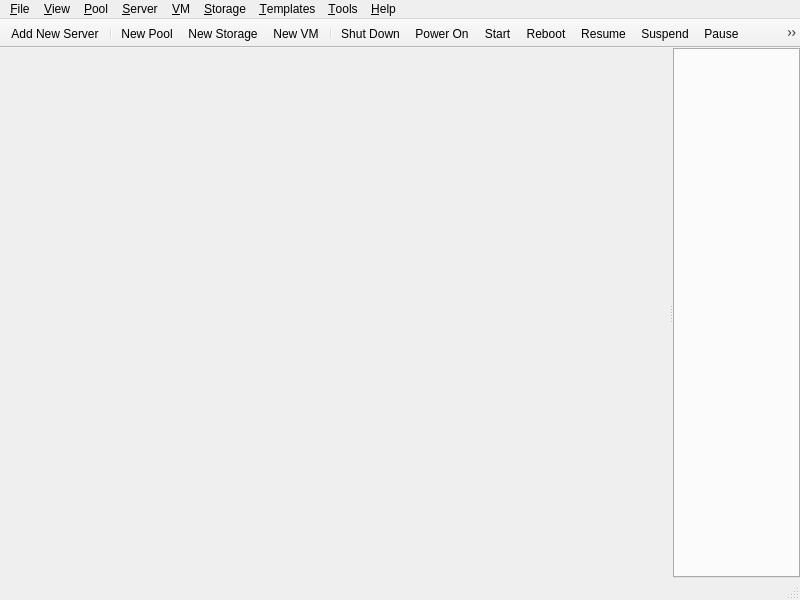
<?xml version="1.0" encoding="UTF-8"?>
<ui version="4.0">
 <class>MainWindow</class>
 <widget class="QMainWindow" name="MainWindow">
  <property name="geometry">
   <rect>
    <x>0</x>
    <y>0</y>
    <width>800</width>
    <height>600</height>
   </rect>
  </property>
  <property name="minimumSize">
   <size>
    <width>800</width>
    <height>600</height>
   </size>
  </property>
  <property name="windowTitle">
   <string>XenAdmin Qt</string>
  </property>
  <widget class="QWidget" name="centralwidget">
   <layout class="QVBoxLayout" name="verticalLayout">
    <property name="margin">
     <number>0</number>
    </property>
    <item>
     <widget class="QSplitter" name="centralSplitter">
      <property name="orientation">
       <enum>Qt::Horizontal</enum>
      </property>
      <widget class="NavigationPane" name="navigationPane" native="true">
       <property name="minimumSize">
        <size>
         <width>250</width>
         <height>0</height>
        </size>
       </property>
      </widget>
      <widget class="QTabWidget" name="mainTabWidget">
       <property name="currentIndex">
        <number>-1</number>
       </property>
      </widget>
     </widget>
    </item>
   </layout>
  </widget>
  <widget class="QMenuBar" name="menubar">
   <property name="geometry">
    <rect>
     <x>0</x>
     <y>0</y>
     <width>800</width>
     <height>22</height>
    </rect>
   </property>
   <widget class="QMenu" name="menuFile">
    <property name="title">
     <string>&amp;File</string>
    </property>
    <addaction name="connectAction"/>
    <addaction name="disconnectAction"/>
    <addaction name="separator"/>
    <addaction name="importAction"/>
    <addaction name="exportAction"/>
    <addaction name="separator"/>
    <addaction name="exitAction"/>
   </widget>
  <widget class="QMenu" name="menuView">
   <property name="title">
    <string>&amp;View</string>
   </property>
    <addaction name="viewTemplatesAction"/>
    <addaction name="viewCustomTemplatesAction"/>
    <addaction name="viewLocalStorageAction"/>
    <addaction name="viewMenuSeparator1"/>
    <addaction name="viewShowHiddenObjectsAction"/>
    <addaction name="viewMenuSeparator2"/>
    <addaction name="debugWindowAction"/>
   </widget>
   <widget class="QMenu" name="menuPool">
    <property name="title">
     <string>&amp;Pool</string>
    </property>
    <addaction name="AddPoolToolStripMenuItem"/>
    <addaction name="separator"/>
    <addaction name="addServerToolStripMenuItem"/>
    <addaction name="removeServerToolStripMenuItem"/>
    <addaction name="separator"/>
    <widget class="QMenu" name="menuHighAvailability">
     <property name="title">
      <string>High Availability</string>
     </property>
     <addaction name="toolStripMenuItemHaConfigure"/>
     <addaction name="toolStripMenuItemHaDisable"/>
    </widget>
    <addaction name="menuHighAvailability"/>
    <addaction name="separator"/>
    <addaction name="deleteToolStripMenuItem"/>
    <addaction name="separator"/>
    <addaction name="PoolPropertiesToolStripMenuItem"/>
   </widget>
   <widget class="QMenu" name="menuServer">
    <property name="title">
     <string>&amp;Server</string>
    </property>
    <addaction name="addServerAction"/>
    <addaction name="separator"/>
    <addaction name="rebootAction"/>
    <addaction name="powerOnHostAction"/>
    <addaction name="shutDownAction"/>
    <addaction name="restartToolstackAction"/>
    <addaction name="separator"/>
    <widget class="QMenu" name="connectDisconnectToolStripMenuItem">
     <property name="title">
      <string>Connect/Disconnect</string>
     </property>
     <addaction name="ReconnectToolStripMenuItem1"/>
     <addaction name="DisconnectToolStripMenuItem"/>
     <addaction name="reconnectAsToolStripMenuItem"/>
     <addaction name="separator"/>
     <addaction name="connectAllToolStripMenuItem"/>
     <addaction name="disconnectAllToolStripMenuItem"/>
    </widget>
    <addaction name="connectDisconnectToolStripMenuItem"/>
    <addaction name="addServerToPoolMenuItem"/>
    <addaction name="menuItemRemoveFromPool"/>
    <addaction name="separator"/>
    <addaction name="maintenanceModeToolStripMenuItem1"/>
    <addaction name="separator"/>
    <addaction name="ServerPropertiesToolStripMenuItem"/>
   </widget>
   <widget class="QMenu" name="menuVM">
    <property name="title">
     <string>&amp;VM</string>
    </property>
    <addaction name="newVmAction"/>
    <addaction name="startShutdownToolStripMenuItem"/>
    <addaction name="separator"/>
    <addaction name="copyVMtoSharedStorageMenuItem"/>
    <addaction name="MoveVMToolStripMenuItem"/>
    <addaction name="snapshotToolStripMenuItem"/>
    <addaction name="convertToTemplateToolStripMenuItem"/>
    <addaction name="exportToolStripMenuItem"/>
    <addaction name="separator"/>
    <addaction name="installToolsToolStripMenuItem"/>
    <addaction name="separator"/>
    <addaction name="uninstallToolStripMenuItem"/>
    <addaction name="separator"/>
    <addaction name="VMPropertiesToolStripMenuItem"/>
   </widget>
   <widget class="QMenu" name="menuStorage">
    <property name="title">
     <string>&amp;Storage</string>
    </property>
    <addaction name="newStorageRepositoryAction"/>
    <addaction name="separator"/>
    <addaction name="RepairStorageToolStripMenuItem"/>
    <addaction name="DefaultSRToolStripMenuItem"/>
    <addaction name="separator"/>
    <widget class="QMenu" name="menuVirtualDisks">
     <property name="title">
      <string>Virtual Disks</string>
     </property>
     <addaction name="addVirtualDiskToolStripMenuItem"/>
     <addaction name="attachVirtualDiskToolStripMenuItem"/>
    </widget>
    <addaction name="menuVirtualDisks"/>
    <addaction name="separator"/>
    <addaction name="DetachStorageToolStripMenuItem"/>
    <addaction name="ReattachStorageRepositoryToolStripMenuItem"/>
    <addaction name="ForgetStorageRepositoryToolStripMenuItem"/>
    <addaction name="DestroyStorageRepositoryToolStripMenuItem"/>
    <addaction name="separator"/>
    <addaction name="SRPropertiesToolStripMenuItem"/>
   </widget>
   <widget class="QMenu" name="menuTemplates">
    <property name="title">
     <string>&amp;Templates</string>
    </property>
    <addaction name="CreateVmFromTemplateToolStripMenuItem"/>
    <addaction name="newVMFromTemplateToolStripMenuItem"/>
    <addaction name="InstantVmToolStripMenuItem"/>
    <addaction name="separator"/>
    <addaction name="exportTemplateToolStripMenuItem"/>
    <addaction name="duplicateTemplateToolStripMenuItem"/>
    <addaction name="separator"/>
    <addaction name="uninstallTemplateToolStripMenuItem"/>
    <addaction name="separator"/>
    <addaction name="templatePropertiesToolStripMenuItem"/>
   </widget>
   <widget class="QMenu" name="menuHelp">
    <property name="title">
     <string>&amp;Help</string>
    </property>
    <addaction name="aboutAction"/>
   </widget>
   <widget class="QMenu" name="menuTools">
    <property name="title">
     <string>&amp;Tools</string>
    </property>
    <addaction name="optionsAction"/>
   </widget>
   <addaction name="menuFile"/>
   <addaction name="menuView"/>
   <addaction name="menuPool"/>
   <addaction name="menuServer"/>
   <addaction name="menuVM"/>
   <addaction name="menuStorage"/>
   <addaction name="menuTemplates"/>
   <addaction name="menuTools"/>
   <addaction name="menuHelp"/>
  </widget>
  <widget class="QStatusBar" name="statusbar"/>
  <widget class="QToolBar" name="mainToolBar">
   <property name="windowTitle">
    <string>Main Toolbar</string>
   </property>
   <property name="movable">
    <bool>false</bool>
   </property>
   <property name="iconSize">
    <size>
     <width>24</width>
     <height>24</height>
    </size>
   </property>
   <property name="toolButtonStyle">
    <enum>Qt::ToolButtonTextBesideIcon</enum>
   </property>
   <attribute name="toolBarArea">
    <enum>TopToolBarArea</enum>
   </attribute>
   <attribute name="toolBarBreak">
    <bool>false</bool>
   </attribute>
   <addaction name="addServerAction"/>
   <addaction name="separator"/>
   <addaction name="addPoolAction"/>
   <addaction name="newStorageAction"/>
   <addaction name="newVmAction"/>
   <addaction name="separator"/>
   <addaction name="shutDownAction"/>
   <addaction name="powerOnHostAction"/>
   <addaction name="startVMAction"/>
   <addaction name="rebootAction"/>
   <addaction name="resumeAction"/>
   <addaction name="suspendAction"/>
   <addaction name="pauseAction"/>
   <addaction name="unpauseAction"/>
   <addaction name="forceShutdownAction"/>
   <addaction name="forceRebootAction"/>
  </widget>
  <action name="addServerAction">
   <property name="icon">
    <iconset resource="resources.qrc">
     <normaloff>:/icons/add_server.png</normaloff>
    </iconset>
   </property>
   <property name="text">
    <string>Add New Server</string>
   </property>
   <property name="toolTip">
    <string>Add New Server</string>
   </property>
  </action>
  <action name="addPoolAction">
   <property name="icon">
    <iconset resource="resources.qrc">
     <normaloff>:/icons/pool_new.png</normaloff>
    </iconset>
   </property>
   <property name="text">
    <string>New Pool</string>
   </property>
   <property name="toolTip">
    <string>New Pool</string>
   </property>
  </action>
  <action name="newStorageAction">
   <property name="icon">
    <iconset resource="resources.qrc">
     <normaloff>:/icons/new_storage.png</normaloff>
    </iconset>
   </property>
   <property name="text">
    <string>New Storage</string>
   </property>
   <property name="toolTip">
    <string>New Storage</string>
   </property>
  </action>
  <action name="newVmAction">
   <property name="icon">
    <iconset resource="resources.qrc">
     <normaloff>:/icons/new_vm.png</normaloff>
    </iconset>
   </property>
   <property name="text">
    <string>New VM</string>
   </property>
   <property name="toolTip">
    <string>New VM</string>
   </property>
  </action>
  <action name="shutDownAction">
   <property name="icon">
    <iconset resource="resources.qrc">
     <normaloff>:/icons/shutdown.png</normaloff>
    </iconset>
   </property>
   <property name="text">
    <string>Shut Down</string>
   </property>
   <property name="toolTip">
    <string>Shut Down</string>
   </property>
  </action>
  <action name="powerOnHostAction">
   <property name="icon">
    <iconset resource="resources.qrc">
     <normaloff>:/icons/power_on.png</normaloff>
    </iconset>
   </property>
   <property name="text">
    <string>Power On</string>
   </property>
   <property name="toolTip">
    <string>Power On Host</string>
   </property>
  </action>
  <action name="startVMAction">
   <property name="icon">
    <iconset resource="resources.qrc">
     <normaloff>:/icons/start_vm.png</normaloff>
    </iconset>
   </property>
   <property name="text">
    <string>Start</string>
   </property>
   <property name="toolTip">
    <string>Start</string>
   </property>
  </action>
  <action name="rebootAction">
   <property name="icon">
    <iconset resource="resources.qrc">
     <normaloff>:/icons/reboot.png</normaloff>
    </iconset>
   </property>
   <property name="text">
    <string>Reboot</string>
   </property>
   <property name="toolTip">
    <string>Reboot</string>
   </property>
  </action>
  <action name="resumeAction">
   <property name="icon">
    <iconset resource="resources.qrc">
     <normaloff>:/icons/resume.png</normaloff>
    </iconset>
   </property>
   <property name="text">
    <string>Resume</string>
   </property>
   <property name="toolTip">
    <string>Resume</string>
   </property>
  </action>
  <action name="suspendAction">
   <property name="icon">
    <iconset resource="resources.qrc">
     <normaloff>:/icons/suspend.png</normaloff>
    </iconset>
   </property>
   <property name="text">
    <string>Suspend</string>
   </property>
   <property name="toolTip">
    <string>Suspend</string>
   </property>
  </action>
  <action name="pauseAction">
   <property name="icon">
    <iconset resource="resources.qrc">
     <normaloff>:/icons/pause.png</normaloff>
    </iconset>
   </property>
   <property name="text">
    <string>Pause</string>
   </property>
   <property name="toolTip">
    <string>Pause</string>
   </property>
  </action>
  <action name="unpauseAction">
   <property name="icon">
    <iconset resource="resources.qrc">
     <normaloff>:/icons/unpause.png</normaloff>
    </iconset>
   </property>
   <property name="text">
    <string>Unpause</string>
   </property>
   <property name="toolTip">
    <string>Unpause</string>
   </property>
  </action>
  <action name="forceShutdownAction">
   <property name="icon">
    <iconset resource="resources.qrc">
     <normaloff>:/icons/force_shutdown.png</normaloff>
    </iconset>
   </property>
   <property name="text">
    <string>Force Shut Down</string>
   </property>
   <property name="toolTip">
    <string>Force Shut Down</string>
   </property>
  </action>
  <action name="forceRebootAction">
   <property name="icon">
    <iconset resource="resources.qrc">
     <normaloff>:/icons/force_reboot.png</normaloff>
    </iconset>
   </property>
   <property name="text">
    <string>Force Reboot</string>
   </property>
   <property name="toolTip">
    <string>Force Reboot</string>
   </property>
  </action>
  <!-- Old connect/disconnect actions below -->
  <action name="connectAction">
   <property name="icon">
    <iconset resource="resources.qrc">
     <normaloff>:/icons/connect-16.png</normaloff>
    </iconset>
   </property>
   <property name="text">
    <string>&amp;Connect...</string>
   </property>
   <property name="statusTip">
    <string>Connect to Xen server</string>
   </property>
   <property name="shortcut">
    <string>Ctrl+O</string>
   </property>
  </action>
  <action name="disconnectAction">
   <property name="icon">
    <iconset resource="resources.qrc">
     <normaloff>:/icons/disconnect-16.png</normaloff>
    </iconset>
   </property>
   <property name="text">
    <string>&amp;Disconnect</string>
   </property>
   <property name="statusTip">
    <string>Disconnect from Xen server</string>
   </property>
  </action>
  <action name="exitAction">
   <property name="text">
    <string>E&amp;xit</string>
   </property>
   <property name="statusTip">
    <string>Exit XenAdmin Qt</string>
   </property>
   <property name="shortcut">
    <string>Ctrl+Q</string>
   </property>
  </action>
  <action name="aboutAction">
   <property name="text">
    <string>&amp;About</string>
   </property>
   <property name="statusTip">
    <string>Show the application's About box</string>
   </property>
  </action>
  <action name="optionsAction">
   <property name="text">
    <string>&amp;Options...</string>
   </property>
   <property name="statusTip">
    <string>Configure XenAdmin options</string>
   </property>
   <property name="shortcut">
    <string>Ctrl+K</string>
   </property>
  </action>
  <action name="debugWindowAction">
   <property name="text">
    <string>&amp;Debug Console...</string>
   </property>
   <property name="statusTip">
    <string>Show debug console window</string>
   </property>
   <property name="shortcut">
    <string>F12</string>
   </property>
  </action>
  <action name="viewTemplatesAction">
   <property name="text">
    <string>Templates</string>
   </property>
   <property name="checkable">
    <bool>true</bool>
   </property>
  </action>
  <action name="viewCustomTemplatesAction">
   <property name="text">
    <string>Custom Templates</string>
   </property>
   <property name="checkable">
    <bool>true</bool>
   </property>
  </action>
  <action name="viewLocalStorageAction">
   <property name="text">
    <string>Local Storage</string>
   </property>
   <property name="checkable">
    <bool>true</bool>
   </property>
  </action>
  <action name="viewShowHiddenObjectsAction">
   <property name="text">
    <string>Show Hidden Objects</string>
   </property>
   <property name="checkable">
    <bool>true</bool>
   </property>
  </action>
  <action name="viewMenuSeparator1">
   <property name="separator">
    <bool>true</bool>
   </property>
  </action>
  <action name="viewMenuSeparator2">
   <property name="separator">
    <bool>true</bool>
   </property>
  </action>
  <action name="importAction">
   <property name="icon">
    <iconset resource="resources.qrc">
     <normaloff>:/icons/vm-import-32.png</normaloff>
    </iconset>
   </property>
   <property name="text">
    <string>&amp;Import VM...</string>
   </property>
   <property name="statusTip">
    <string>Import virtual machine from file</string>
   </property>
   <property name="shortcut">
    <string>Ctrl+I</string>
   </property>
  </action>
  <action name="exportAction">
   <property name="icon">
    <iconset resource="resources.qrc">
     <normaloff>:/icons/export-16.png</normaloff>
    </iconset>
   </property>
   <property name="text">
    <string>&amp;Export VM...</string>
   </property>
   <property name="statusTip">
    <string>Export virtual machine to file</string>
   </property>
   <property name="shortcut">
    <string>Ctrl+E</string>
   </property>
  </action>
  <action name="newNetworkAction">
   <property name="icon">
    <iconset resource="resources.qrc">
     <normaloff>:/icons/network-16.png</normaloff>
    </iconset>
   </property>
   <property name="text">
    <string>&amp;New Network...</string>
   </property>
   <property name="statusTip">
    <string>Create a new network</string>
   </property>
   <property name="shortcut">
    <string>Ctrl+Shift+N</string>
   </property>
  </action>
  <action name="newStorageRepositoryAction">
   <property name="icon">
    <iconset resource="resources.qrc">
     <normaloff>:/icons/storage-16.png</normaloff>
    </iconset>
   </property>
   <property name="text">
    <string>&amp;New Storage Repository...</string>
   </property>
   <property name="statusTip">
    <string>Create a new storage repository</string>
   </property>
   <property name="shortcut">
    <string>Ctrl+Shift+S</string>
   </property>
  </action>
  <!-- Server Menu Actions (C#: HostMenuItem) -->
  <action name="restartToolstackAction">
   <property name="text">
    <string>Restart Toolstac&amp;k</string>
   </property>
   <property name="statusTip">
    <string>Restart the host toolstack</string>
   </property>
  </action>
  <action name="ReconnectToolStripMenuItem1">
   <property name="icon">
    <iconset resource="resources.qrc">
     <normaloff>:/icons/connect-16.png</normaloff>
    </iconset>
   </property>
   <property name="text">
    <string>&amp;Reconnect</string>
   </property>
   <property name="statusTip">
    <string>Reconnect to server</string>
   </property>
  </action>
  <action name="DisconnectToolStripMenuItem">
   <property name="icon">
    <iconset resource="resources.qrc">
     <normaloff>:/icons/disconnect-16.png</normaloff>
    </iconset>
   </property>
   <property name="text">
    <string>&amp;Disconnect</string>
   </property>
   <property name="statusTip">
    <string>Disconnect from server</string>
   </property>
  </action>
  <action name="reconnectAsToolStripMenuItem">
   <property name="text">
    <string>Reconnect &amp;As...</string>
   </property>
   <property name="statusTip">
    <string>Reconnect with different credentials</string>
   </property>
  </action>
  <action name="connectAllToolStripMenuItem">
   <property name="text">
    <string>Connect &amp;All</string>
   </property>
   <property name="statusTip">
    <string>Connect to all servers</string>
   </property>
   <property name="shortcut">
    <string>Ctrl+Shift+C</string>
   </property>
  </action>
  <action name="disconnectAllToolStripMenuItem">
   <property name="text">
    <string>Disconnect A&amp;ll</string>
   </property>
   <property name="statusTip">
    <string>Disconnect from all servers</string>
   </property>
  </action>
  <action name="addServerToPoolMenuItem">
   <property name="text">
    <string>Add to &amp;Pool...</string>
   </property>
   <property name="statusTip">
    <string>Add this server to a pool</string>
   </property>
  </action>
  <action name="menuItemRemoveFromPool">
   <property name="text">
    <string>&amp;Remove from Pool</string>
   </property>
   <property name="statusTip">
    <string>Remove this server from its pool</string>
   </property>
  </action>
  <action name="maintenanceModeToolStripMenuItem1">
   <property name="text">
    <string>&amp;Maintenance Mode</string>
   </property>
   <property name="statusTip">
    <string>Enter or exit maintenance mode</string>
   </property>
   <property name="checkable">
    <bool>true</bool>
   </property>
  </action>
  <action name="ServerPropertiesToolStripMenuItem">
   <property name="icon">
    <iconset resource="resources.qrc">
     <normaloff>:/icons/edit-16.png</normaloff>
    </iconset>
   </property>
   <property name="text">
    <string>P&amp;roperties</string>
   </property>
   <property name="statusTip">
    <string>View and edit server properties</string>
   </property>
   <property name="shortcut">
    <string>Alt+Return</string>
   </property>
  </action>
  <!-- Pool Menu Actions (C#: poolToolStripMenuItem) -->
  <action name="AddPoolToolStripMenuItem">
   <property name="icon">
    <iconset resource="resources.qrc">
     <normaloff>:/icons/pool_new.png</normaloff>
    </iconset>
   </property>
   <property name="text">
    <string>&amp;New Pool...</string>
   </property>
   <property name="statusTip">
    <string>Create a new resource pool</string>
   </property>
   <property name="shortcut">
    <string>Ctrl+Shift+P</string>
   </property>
  </action>
  <action name="addServerToolStripMenuItem">
   <property name="text">
    <string>Add &amp;Server...</string>
   </property>
   <property name="statusTip">
    <string>Add a server to this pool</string>
   </property>
  </action>
  <action name="removeServerToolStripMenuItem">
   <property name="text">
    <string>&amp;Remove Server</string>
   </property>
   <property name="statusTip">
    <string>Remove a server from this pool</string>
   </property>
  </action>
  <action name="highAvailabilityToolStripMenuItem">
   <property name="text">
    <string>High Availability</string>
   </property>
  </action>
  <action name="toolStripMenuItemHaConfigure">
   <property name="text">
    <string>&amp;Configure HA...</string>
   </property>
   <property name="statusTip">
    <string>Configure High Availability for this pool</string>
   </property>
  </action>
  <action name="toolStripMenuItemHaDisable">
   <property name="text">
    <string>&amp;Disable HA</string>
   </property>
   <property name="statusTip">
    <string>Disable High Availability for this pool</string>
   </property>
  </action>
  <action name="deleteToolStripMenuItem">
   <property name="text">
    <string>&amp;Delete Pool</string>
   </property>
   <property name="statusTip">
    <string>Delete this pool</string>
   </property>
  </action>
  <action name="PoolPropertiesToolStripMenuItem">
   <property name="icon">
    <iconset resource="resources.qrc">
     <normaloff>:/icons/edit-16.png</normaloff>
    </iconset>
   </property>
   <property name="text">
    <string>P&amp;roperties</string>
   </property>
   <property name="statusTip">
    <string>View and edit pool properties</string>
   </property>
   <property name="shortcut">
    <string>Alt+Return</string>
   </property>
  </action>
  <!-- VM Menu Actions (C#: VMToolStripMenuItem) -->
  <action name="startShutdownToolStripMenuItem">
   <property name="icon">
    <iconset resource="resources.qrc">
     <normaloff>:/icons/start_vm.png</normaloff>
    </iconset>
   </property>
   <property name="text">
    <string>S&amp;tart</string>
   </property>
   <property name="statusTip">
    <string>Start, shut down, resume, or pause VM</string>
   </property>
   <property name="shortcut">
    <string>Ctrl+B</string>
   </property>
  </action>
  <action name="copyVMtoSharedStorageMenuItem">
   <property name="text">
    <string>&amp;Copy VM...</string>
   </property>
   <property name="statusTip">
    <string>Copy VM to shared storage</string>
   </property>
  </action>
  <action name="MoveVMToolStripMenuItem">
   <property name="text">
    <string>&amp;Move VM...</string>
   </property>
   <property name="statusTip">
    <string>Move VM to another storage repository</string>
   </property>
  </action>
  <action name="snapshotToolStripMenuItem">
   <property name="icon">
    <iconset resource="resources.qrc">
     <normaloff>:/icons/snapshot-16.png</normaloff>
    </iconset>
   </property>
   <property name="text">
    <string>&amp;Snapshot...</string>
   </property>
   <property name="statusTip">
    <string>Take a snapshot of this VM</string>
   </property>
   <property name="shortcut">
    <string>Ctrl+S</string>
   </property>
  </action>
  <action name="convertToTemplateToolStripMenuItem">
   <property name="text">
    <string>Con&amp;vert to Template</string>
   </property>
   <property name="statusTip">
    <string>Convert this VM to a template</string>
   </property>
  </action>
  <action name="exportToolStripMenuItem">
   <property name="icon">
    <iconset resource="resources.qrc">
     <normaloff>:/icons/export-16.png</normaloff>
    </iconset>
   </property>
   <property name="text">
    <string>&amp;Export...</string>
   </property>
   <property name="statusTip">
    <string>Export VM to file</string>
   </property>
   <property name="shortcut">
    <string>Ctrl+E</string>
   </property>
  </action>
  <action name="installToolsToolStripMenuItem">
   <property name="text">
    <string>&amp;Install Guest Tools</string>
   </property>
   <property name="statusTip">
    <string>Install XenServer Tools in this VM</string>
   </property>
  </action>
  <action name="uninstallToolStripMenuItem">
   <property name="text">
    <string>&amp;Uninstall VM</string>
   </property>
   <property name="statusTip">
    <string>Uninstall this VM</string>
   </property>
  </action>
  <action name="VMPropertiesToolStripMenuItem">
   <property name="icon">
    <iconset resource="resources.qrc">
     <normaloff>:/icons/edit-16.png</normaloff>
    </iconset>
   </property>
   <property name="text">
    <string>P&amp;roperties</string>
   </property>
   <property name="statusTip">
    <string>View and edit VM properties</string>
   </property>
   <property name="shortcut">
    <string>Alt+Return</string>
   </property>
  </action>
  <!-- Storage Menu Actions (C#: StorageToolStripMenuItem) -->
  <action name="RepairStorageToolStripMenuItem">
   <property name="text">
    <string>&amp;Repair...</string>
   </property>
   <property name="statusTip">
    <string>Repair storage repository</string>
   </property>
  </action>
  <action name="DefaultSRToolStripMenuItem">
   <property name="text">
    <string>Set as &amp;Default SR</string>
   </property>
   <property name="statusTip">
    <string>Set this storage repository as the pool default</string>
   </property>
  </action>
  <action name="virtualDisksToolStripMenuItem">
   <property name="text">
    <string>Virtual Disks</string>
   </property>
  </action>
  <action name="addVirtualDiskToolStripMenuItem">
   <property name="text">
    <string>&amp;Add Virtual Disk...</string>
   </property>
   <property name="statusTip">
    <string>Create a new virtual disk</string>
   </property>
  </action>
  <action name="attachVirtualDiskToolStripMenuItem">
   <property name="text">
    <string>A&amp;ttach Virtual Disk...</string>
   </property>
   <property name="statusTip">
    <string>Attach an existing virtual disk</string>
   </property>
  </action>
  <action name="DetachStorageToolStripMenuItem">
   <property name="text">
    <string>&amp;Detach...</string>
   </property>
   <property name="statusTip">
    <string>Detach this storage repository</string>
   </property>
  </action>
  <action name="ReattachStorageRepositoryToolStripMenuItem">
   <property name="text">
    <string>&amp;Reattach...</string>
   </property>
   <property name="statusTip">
    <string>Reattach this storage repository</string>
   </property>
  </action>
  <action name="ForgetStorageRepositoryToolStripMenuItem">
   <property name="text">
    <string>&amp;Forget...</string>
   </property>
   <property name="statusTip">
    <string>Forget this storage repository</string>
   </property>
  </action>
  <action name="DestroyStorageRepositoryToolStripMenuItem">
   <property name="text">
    <string>Destro&amp;y...</string>
   </property>
   <property name="statusTip">
    <string>Destroy this storage repository</string>
   </property>
  </action>
  <action name="SRPropertiesToolStripMenuItem">
   <property name="icon">
    <iconset resource="resources.qrc">
     <normaloff>:/icons/edit-16.png</normaloff>
    </iconset>
   </property>
   <property name="text">
    <string>P&amp;roperties</string>
   </property>
   <property name="statusTip">
    <string>View and edit storage repository properties</string>
   </property>
   <property name="shortcut">
    <string>Alt+Return</string>
   </property>
  </action>
  <!-- Templates Menu Actions (C#: templatesToolStripMenuItem) -->
  <action name="CreateVmFromTemplateToolStripMenuItem">
   <property name="text">
    <string>&amp;Create VM from Template...</string>
   </property>
   <property name="statusTip">
    <string>Create a new VM based on this template</string>
   </property>
  </action>
  <action name="newVMFromTemplateToolStripMenuItem">
   <property name="text">
    <string>&amp;New VM from Template...</string>
   </property>
   <property name="statusTip">
    <string>Create a new VM from this template</string>
   </property>
  </action>
  <action name="InstantVmToolStripMenuItem">
   <property name="text">
    <string>&amp;Instant VM from Template</string>
   </property>
   <property name="statusTip">
    <string>Create and start a VM from this template instantly</string>
   </property>
  </action>
  <action name="exportTemplateToolStripMenuItem">
   <property name="icon">
    <iconset resource="resources.qrc">
     <normaloff>:/icons/export-16.png</normaloff>
    </iconset>
   </property>
   <property name="text">
    <string>&amp;Export...</string>
   </property>
   <property name="statusTip">
    <string>Export template to file</string>
   </property>
  </action>
  <action name="duplicateTemplateToolStripMenuItem">
   <property name="text">
    <string>&amp;Duplicate Template...</string>
   </property>
   <property name="statusTip">
    <string>Create a copy of this template</string>
   </property>
  </action>
  <action name="uninstallTemplateToolStripMenuItem">
   <property name="text">
    <string>&amp;Uninstall Template</string>
   </property>
   <property name="statusTip">
    <string>Uninstall this template</string>
   </property>
  </action>
  <action name="templatePropertiesToolStripMenuItem">
   <property name="icon">
    <iconset resource="resources.qrc">
     <normaloff>:/icons/edit-16.png</normaloff>
    </iconset>
   </property>
   <property name="text">
    <string>P&amp;roperties</string>
   </property>
   <property name="statusTip">
    <string>View and edit template properties</string>
   </property>
   <property name="shortcut">
    <string>Alt+Return</string>
   </property>
  </action>
 </widget>
 <resources/>
 <connections>
  <connection>
   <sender>connectAction</sender>
   <signal>triggered()</signal>
   <receiver>MainWindow</receiver>
   <slot>connectToServer()</slot>
   <hints>
    <hint type="sourcelabel">
     <x>-1</x>
     <y>-1</y>
    </hint>
    <hint type="destinationlabel">
     <x>399</x>
     <y>299</y>
    </hint>
   </hints>
  </connection>
  <connection>
   <sender>disconnectAction</sender>
   <signal>triggered()</signal>
   <receiver>MainWindow</receiver>
   <slot>disconnectFromServer()</slot>
   <hints>
    <hint type="sourcelabel">
     <x>-1</x>
     <y>-1</y>
    </hint>
    <hint type="destinationlabel">
     <x>399</x>
     <y>299</y>
    </hint>
   </hints>
  </connection>
  <connection>
   <sender>exitAction</sender>
   <signal>triggered()</signal>
   <receiver>MainWindow</receiver>
   <slot>close()</slot>
   <hints>
    <hint type="sourcelabel">
     <x>-1</x>
     <y>-1</y>
    </hint>
    <hint type="destinationlabel">
     <x>399</x>
     <y>299</y>
    </hint>
   </hints>
  </connection>
  <connection>
   <sender>aboutAction</sender>
   <signal>triggered()</signal>
   <receiver>MainWindow</receiver>
   <slot>showAbout()</slot>
   <hints>
    <hint type="sourcelabel">
     <x>-1</x>
     <y>-1</y>
    </hint>
    <hint type="destinationlabel">
     <x>399</x>
     <y>299</y>
    </hint>
   </hints>
  </connection>
  <connection>
   <sender>serverTreeWidget</sender>
   <signal>itemSelectionChanged()</signal>
   <receiver>MainWindow</receiver>
   <slot>onTreeItemSelected()</slot>
   <hints>
    <hint type="sourcelabel">
     <x>125</x>
     <y>334</y>
    </hint>
    <hint type="destinationlabel">
     <x>399</x>
     <y>299</y>
    </hint>
   </hints>
  </connection>
  <connection>
   <sender>debugWindowAction</sender>
   <signal>triggered()</signal>
   <receiver>MainWindow</receiver>
   <slot>showDebugWindow()</slot>
   <hints>
    <hint type="sourcelabel">
     <x>-1</x>
     <y>-1</y>
    </hint>
    <hint type="destinationlabel">
     <x>399</x>
     <y>299</y>
    </hint>
   </hints>
  </connection>
  <connection>
   <sender>importAction</sender>
   <signal>triggered()</signal>
   <receiver>MainWindow</receiver>
   <slot>showImportWizard()</slot>
   <hints>
    <hint type="sourcelabel">
     <x>-1</x>
     <y>-1</y>
    </hint>
    <hint type="destinationlabel">
     <x>399</x>
     <y>299</y>
    </hint>
   </hints>
  </connection>
  <connection>
   <sender>exportAction</sender>
   <signal>triggered()</signal>
   <receiver>MainWindow</receiver>
   <slot>showExportWizard()</slot>
   <hints>
    <hint type="sourcelabel">
     <x>-1</x>
     <y>-1</y>
    </hint>
    <hint type="destinationlabel">
     <x>399</x>
     <y>299</y>
    </hint>
   </hints>
  </connection>
  <connection>
   <sender>newNetworkAction</sender>
   <signal>triggered()</signal>
   <receiver>MainWindow</receiver>
   <slot>showNewNetworkWizard()</slot>
   <hints>
    <hint type="sourcelabel">
     <x>-1</x>
     <y>-1</y>
    </hint>
    <hint type="destinationlabel">
     <x>399</x>
     <y>299</y>
    </hint>
   </hints>
  </connection>
  <connection>
   <sender>optionsAction</sender>
   <signal>triggered()</signal>
   <receiver>MainWindow</receiver>
   <slot>showOptions()</slot>
   <hints>
    <hint type="sourcelabel">
     <x>-1</x>
     <y>-1</y>
    </hint>
    <hint type="destinationlabel">
     <x>399</x>
     <y>299</y>
    </hint>
   </hints>
  </connection>
 </connections>
 <customwidgets>
  <customwidget>
   <class>NavigationPane</class>
   <extends>QWidget</extends>
   <header>navigation/navigationpane.h</header>
   <container>1</container>
  </customwidget>
 </customwidgets>
 <slots>
  <slot>connectToServer()</slot>
  <slot>disconnectFromServer()</slot>
  <slot>showAbout()</slot>
  <slot>showDebugWindow()</slot>
  <slot>onTreeItemSelected()</slot>
  <slot>showImportWizard()</slot>
  <slot>showExportWizard()</slot>
  <slot>showNewNetworkWizard()</slot>
  <slot>showNewStorageRepositoryWizard()</slot>
  <slot>showOptions()</slot>
 </slots>
</ui>
